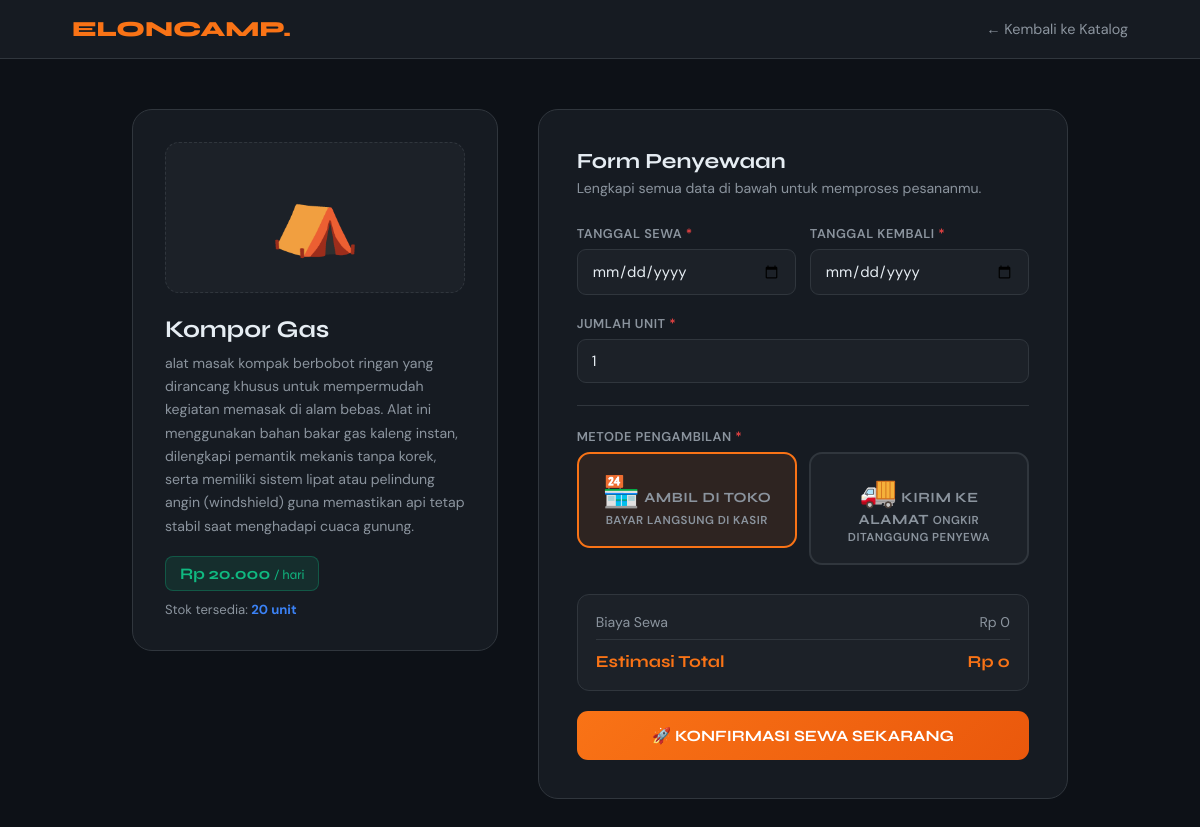
The app's page /sewa.php?id=11 (signed in) with its own data.
### tables this page shows
CREATE TABLE `produk` (
  `id_produk` int(11) NOT NULL,
  `nama_alat` varchar(100) DEFAULT NULL,
  `kategori` varchar(50) DEFAULT NULL,
  `harga_sewa` int(11) DEFAULT NULL,
  `deskripsi` text DEFAULT NULL,
  `stok` int(11) DEFAULT NULL,
  `foto` varchar(255) DEFAULT NULL,
  `gambar` varchar(255) DEFAULT NULL
);

### config/database.php (called while the page is built, shortened)
<?php
function formatRupiah($angka) {
    return 'Rp ' . number_format($angka, 0, ',', '.');
}
?>

### sewa.php (the view, shortened to what this page needs)
<?php
include 'config/database.php';
$id_produk = mysqli_real_escape_string($conn, $_GET['id']);
$result    = mysqli_query($conn, "SELECT * FROM produk WHERE id_produk = '$id_produk'");
$produk    = mysqli_fetch_assoc($result);
$step = 'form';
$id_trx            = null;
?>
<!DOCTYPE html>
<html lang="id">
<head>
</head>
<body>
<nav>
    <a href="/ElonCamp/index.php" class="logo">ELONCAMP.</a>
    <a href="/ElonCamp/index.php" class="back-link">← Kembali ke Katalog</a>
</nav>
<?php  if ($step === 'sukses_ambil'): ?>
<div class="wrap"><div class="sukses-wrap">
    <div class="s-icon green">🏕️</div>
    <h2 class="green">Pesanan Berhasil!</h2>
    <p>Permintaan sewa <strong><?= htmlspecialchars($produk['nama_alat']); ?></strong> sudah diterima dan menunggu konfirmasi admin.</p>
    <div class="info-steps">
        <h4>📋 Langkah Selanjutnya</h4>
        <div class="stp"><span class="stp-dot done">✓</span><span>Pesanan berhasil dibuat di sistem.</span></div>
        <div class="stp"><span class="stp-dot">1</span><span>Datang ke toko <strong>ElonCamp</strong> sesuai tanggal sewa yang dipilih.</span></div>
        <div class="stp"><span class="stp-dot">2</span><span>Bawa <strong>KTP / Kartu Identitas asli</strong> untuk verifikasi di kasir.</span></div>
        <div class="stp"><span class="stp-dot">3</span><span>Bayar sesuai total di kasir & ambil perlengkapan campingmu.</span></div>
        <div class="stp"><span class="stp-dot">4</span><span>Kembalikan alat tepat waktu agar tidak kena denda keterlambatan.</span></div>
    </div>
    <p style="font-size:.83rem;">📍 <strong>Alamat Toko:</strong> Jl. Petualang Sejati No. 17, Manado</p>
    <p style="font-size:.83rem; margin-top:5px;">📞 <strong>WA Admin:</strong> 0812-XXXX-XXXX</p>
    <br>
    <a href="riwayat.php?pesan=sukses_sewa" class="btn-riwayat">Lihat Riwayat Sewa →</a>
</div></div>
<?php  else: ?>
<div class="wrap">
<div class="two-col">
    <div class="prod-card">
        <div class="prod-emoji">⛺</div>
        <h2><?= htmlspecialchars($produk['nama_alat']); ?></h2>
        <p class="desc"><?= htmlspecialchars($produk['deskripsi']); ?></p>
        <span class="price-badge"><?= formatRupiah($produk['harga_sewa']); ?> <span style="font-weight:400;font-size:.82rem;">/ hari</span></span>
        <p class="stok-note">Stok tersedia: <strong><?= $produk['stok']; ?> unit</strong></p>
    </div>
    <div class="form-card">
        <h3>Form Penyewaan</h3>
        <p class="subtitle">Lengkapi semua data di bawah untuk memproses pesananmu.</p>
        <form method="POST" enctype="multipart/form-data" id="formSewa">
            <div class="row2">
                <div class="fg">
                    <label>Tanggal Sewa <span class="req">*</span></label>
                    <input type="date" name="tgl_sewa" id="tgl_sewa" required min="<?= date('Y-m-d'); ?>"
                           value="<?= htmlspecialchars($_POST['tgl_sewa'] ?? ''); ?>">
                </div>
                <div class="fg">
                    <label>Tanggal Kembali <span class="req">*</span></label>
                    <input type="date" name="tgl_kembali" id="tgl_kembali" required
                           min="<?= date('Y-m-d', strtotime('+1 day')); ?>"
                           value="<?= htmlspecialchars($_POST['tgl_kembali'] ?? ''); ?>">
                </div>
            </div>
            <div class="fg">
                <label>Jumlah Unit <span class="req">*</span></label>
                <input type="number" name="jumlah" id="jumlah"
                       value="<?= (int)($_POST['jumlah'] ?? 1); ?>"
                       min="1" max="<?= $produk['stok']; ?>" required>
            </div>
            <hr class="div">
            <div class="fg">
                <label>Metode Pengambilan <span class="req">*</span></label>
                <div class="metode-grid">
                    <div class="m-opt">
                        <label class="m-lbl" for="opt-ambil">
                            <span class="mi">🏪</span>
                            <span class="mn">Ambil di Toko</span>
                            <span class="ms">Bayar langsung di kasir</span>
                        </label>
                    </div>
                    <div class="m-opt">
                        <label class="m-lbl" for="opt-kirim">
                            <span class="mi">🚚</span>
                            <span class="mn">Kirim ke Alamat</span>
                            <span class="ms">Ongkir ditanggung penyewa</span>
                        </label>
                    </div>
                </div>
            </div>
            <div class="total-box">
                <div class="tr-item"><span>Biaya Sewa</span><span id="rowSewa">Rp 0</span></div>
                <div class="tr-item grand"><span>Estimasi Total</span><span id="grandTotal">Rp 0</span></div>
            </div>
            <button type="submit" class="btn-submit" id="btnSubmit">
            </button>
        </form>
    </div>
</div>
</div>
<?php endif; ?>
</body>
</html>

### sewa.php (style rules this page uses)
*, *::before, *::after { margin:0; padding:0; box-sizing:border-box; }
:root { --bg:#0d1117; --surf:#161b22; --surf2:#1c2128; --border:#30363d; --text:#e6edf3; --muted:#8b949e; --accent:#f97316; --accent2:#ea580c; --green:#10b981; --red:#ef4444; --blue:#3b82f6; }
body { font-family:'DM Sans',sans-serif; background:var(--bg); color:var(--text); min-height:100vh; }
nav { background:var(--surf); border-bottom:1px solid var(--border); padding:16px 6%; display:flex; justify-content:space-between; align-items:center; position:sticky; top:0; z-index:99; }
.logo { font-family:'Syne',sans-serif; font-weight:800; font-size:1.35rem; color:var(--accent); text-decoration:none; }
.back-link { color:var(--muted); text-decoration:none; font-size:.9rem; transition:color .2s; }
.wrap { max-width:1080px; margin:0 auto; padding:50px 6%; }
.two-col { display:grid; grid-template-columns:1fr 1.45fr; gap:40px; align-items:start; }
.prod-card { background:var(--surf); border:1px solid var(--border); border-radius:20px; padding:32px; position:sticky; top:80px; }
.prod-emoji { font-size:4.5rem; text-align:center; background:var(--surf2); border-radius:14px; padding:28px; margin-bottom:22px; border:1px dashed var(--border); }
.prod-card h2 { font-family:'Syne',sans-serif; font-size:1.5rem; margin-bottom:8px; }
.prod-card .desc { color:var(--muted); font-size:.88rem; line-height:1.65; margin-bottom:18px; }
.price-badge { display:inline-block; background:rgba(16,185,129,.12); border:1px solid rgba(16,185,129,.3); color:var(--green); padding:7px 14px; border-radius:8px; font-weight:700; font-family:'Syne',sans-serif; }
.stok-note { margin-top:10px; font-size:.82rem; color:var(--muted); }
.stok-note strong { color:var(--blue); }
.form-card { background:var(--surf); border:1px solid var(--border); border-radius:20px; padding:38px; }
.form-card h3 { font-family:'Syne',sans-serif; font-size:1.35rem; margin-bottom:5px; }
.form-card .subtitle { color:var(--muted); font-size:.88rem; margin-bottom:28px; }
hr.div { border:none; border-top:1px solid var(--border); margin:22px 0; }
.fg { margin-bottom:20px; }
.fg label { display:block; font-size:.8rem; font-weight:600; color:var(--muted); text-transform:uppercase; letter-spacing:.5px; margin-bottom:7px; }
.fg label .req { color:var(--red); }
.fg input[type=text], .fg input[type=number], .fg input[type=date], .fg textarea { width:100%; padding:11px 14px; background:var(--surf2); border:1px solid var(--border); border-radius:9px; color:var(--text); font-family:'DM Sans',sans-serif; font-size:.93rem; transition:border-color .2s,box-shadow .2s; outline:none; }
.row2 { display:grid; grid-template-columns:1fr 1fr; gap:14px; }
.metode-grid { display:grid; grid-template-columns:1fr 1fr; gap:12px; margin-bottom:22px; }
.m-opt { position:relative; }
.m-lbl { display:flex; flex-direction:column; align-items:center; gap:7px; padding:18px 12px; border:2px solid var(--border); border-radius:13px; cursor:pointer; text-align:center; background:var(--surf2); transition:all .2s; }
.m-lbl .mi { font-size:1.9rem; }
.m-lbl .mn { font-weight:700; font-size:.88rem; font-family:'Syne',sans-serif; }
.m-lbl .ms { font-size:.72rem; color:var(--muted); }
.m-opt input:checked + .m-lbl { border-color:var(--accent); background:rgba(249,115,22,.1); }
.total-box { background:var(--surf2); border:1px solid var(--border); border-radius:12px; padding:18px; margin-bottom:20px; }
.tr-item { display:flex; justify-content:space-between; font-size:.88rem; color:var(--muted); margin-bottom:7px; }
.tr-item.grand { font-family:'Syne',sans-serif; font-size:1.05rem; font-weight:700; color:var(--accent); border-top:1px solid var(--border); padding-top:11px; margin-top:8px; margin-bottom:0; }
.btn-submit { width:100%; padding:15px; background:linear-gradient(135deg,var(--accent),var(--accent2)); color:white; border:none; border-radius:11px; font-family:'Syne',sans-serif; font-size:.98rem; font-weight:700; cursor:pointer; transition:opacity .2s,transform .15s; }

### records on screen
produk: nama_alat "Kompor Gas", deskripsi "alat masak kompak berbobot ringan yang dirancang khusus untuk mempermudah kegiatan memasak di alam bebas. Alat ini menggunakan bahan bakar gas kaleng instan, dilengkapi pemantik mekanis tanpa korek, serta memiliki sistem lipat atau pelindung angin (windshield) guna memastikan api tetap stabil saat menghadapi cuaca gunung.", harga_sewa "Rp 20.000", stok "20"
